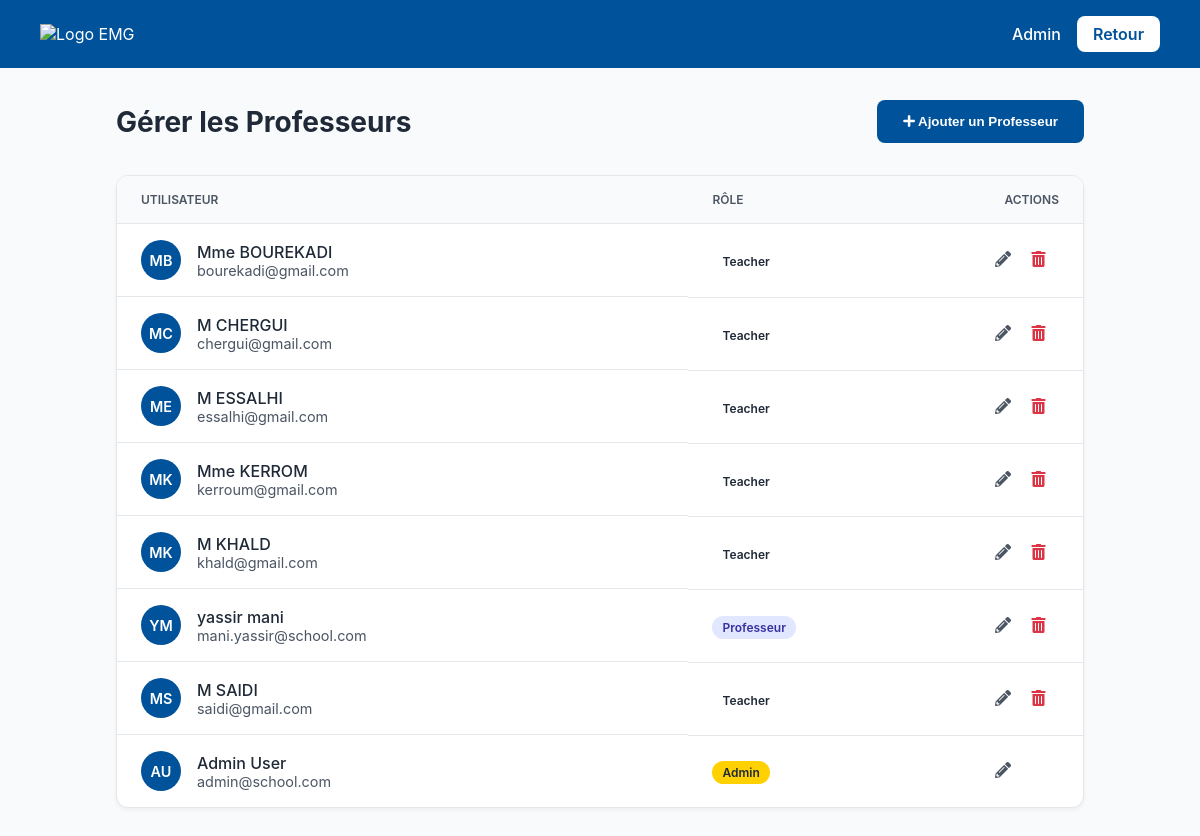
/manage_teachers.php (signed in), run on the app's committed database.
### tables this page shows
CREATE TABLE `teachers` (
  `teacher_id` int(11) NOT NULL,
  `first_name` varchar(100) NOT NULL,
  `last_name` varchar(100) NOT NULL,
  `email` varchar(255) NOT NULL,
  `password` varchar(255) NOT NULL,
  `role` varchar(50) NOT NULL DEFAULT 'teacher'
);

### manage_teachers.php (the view, shortened to what this page needs)
<?php
include 'db_connect.php';
$teachers_result = mysqli_query($conn, "SELECT teacher_id, first_name, last_name, email, role FROM teachers ORDER BY last_name, first_name");
?>
<!DOCTYPE html>
<html lang="fr">
<head>
    <link rel="stylesheet" href="https://cdnjs.cloudflare.com/ajax/libs/font-awesome/5.15.4/css/all.min.css">
</head>
<body>
    <header class="emg-header">
        <div class="logo"><img src="assets/logo-emg.png" alt="Logo EMG"></div>
        <div class="user-info">
            <span><?php echo htmlspecialchars($_SESSION['teacher_name']); ?></span>
            <a href="dashboard.php" class="btn-logout">Retour</a>
        </div>
    </header>
    <main class="page-container">
        <div class="page-header">
            <h1>Gérer les Professeurs</h1>
            <button id="open-add-modal-btn" class="btn btn-primary"><i class="fas fa-plus"></i> Ajouter un Professeur</button>
        </div>
        <div class="table-container">
            <table class="data-table">
                <thead><tr><th>Utilisateur</th><th>Rôle</th><th style="width: 120px; text-align: right;">Actions</th></tr></thead>
                <tbody>
                    <?php while($teacher = mysqli_fetch_assoc($teachers_result)): ?>
                    <?php
                        $firstNameInitial = !empty($teacher['first_name']) ? mb_substr($teacher['first_name'], 0, 1) : '';
                        $lastNameInitial = !empty($teacher['last_name']) ? mb_substr($teacher['last_name'], 0, 1) : '';
                        $initials = $firstNameInitial . $lastNameInitial;
                    ?>
                    <tr>
                        <td class="user-cell">
                            <div class="avatar"><?php echo htmlspecialchars(strtoupper($initials)); ?></div>
                            <div class="user-details">
                                <span class="user-name"><?php echo htmlspecialchars($teacher['first_name'] . ' ' . $teacher['last_name']); ?></span>
                                <span class="user-email"><?php echo htmlspecialchars($teacher['email']); ?></span>
                            </div>
                        </td>
                        <td><span class="role-badge role-<?php echo htmlspecialchars($teacher['role']); ?>"><?php echo htmlspecialchars($teacher['role']); ?></span></td>
                        <td class="actions-cell">
                            <button class="btn-icon edit-teacher-btn" title="Modifier"
                                    data-id="<?php echo $teacher['teacher_id']; ?>"
                                    data-first_name="<?php echo htmlspecialchars($teacher['first_name'], ENT_QUOTES); ?>"
                                    data-last_name="<?php echo htmlspecialchars($teacher['last_name'], ENT_QUOTES); ?>"
                                    data-email="<?php echo htmlspecialchars($teacher['email'], ENT_QUOTES); ?>"
                                    data-role="<?php echo $teacher['role']; ?>">
                                <i class="fas fa-pencil-alt"></i>
                            </button>
                            <?php if ($teacher['teacher_id'] != 1):  ?>
                            <a href="delete.php?type=teacher&id=<?php echo $teacher['teacher_id']; ?>" class="btn-icon btn-danger" title="Supprimer" onclick="return confirm('Êtes-vous sûr de vouloir supprimer cet utilisateur ?')">
                                <i class="fas fa-trash-alt"></i>
                            </a>
                            <?php endif; ?>
                        </td>
                    </tr>
                    <?php endwhile; ?>
                </tbody>
            </table>
        </div>
    </main>
</body>
</html>

### manage_teachers.php (style rules this page uses)
:root { --emg-blue: #00529b; --emg-yellow: #ffd100; --danger-color: #dc3545; --text-light: #ffffff; --background-light: #f8fafc; --border-color: #e5e7eb; --text-dark: #1f2937; --text-medium: #4b5563; }
* { box-sizing: border-box; margin: 0; padding: 0; }
body { font-family: -apple-system, BlinkMacSystemFont, "Segoe UI", Roboto, Helvetica, Arial, sans-serif; background-color: var(--background-light); color: var(--text-dark); }
.emg-header { display: flex; justify-content: space-between; align-items: center; padding: 16px 40px; background-color: var(--emg-blue); color: var(--text-light); }
.emg-header .logo img { height: 40px; }
.user-info { display: flex; align-items: center; gap: 16px; }
.user-info span { font-weight: 500; }
.btn-logout { display: inline-block; padding: 8px 16px; background-color: var(--text-light); color: var(--emg-blue); text-decoration: none; border-radius: 8px; font-weight: 600; transition: background-color 0.2s, color 0.2s; }
.page-container { max-width: 1000px; margin: 2rem auto; padding: 0 1rem; }
.page-header { display: flex; justify-content: space-between; align-items: center; margin-bottom: 2rem; }
.page-header h1 { font-size: 28px; font-weight: 700; }
.btn { padding: 0.75rem 1.5rem; border-radius: 8px; text-decoration: none; font-weight: 600; border: 2px solid transparent; transition: all 0.2s; cursor: pointer; }
.btn-primary { background-color: var(--emg-blue); color: var(--text-light); }
.table-container { background-color: #fff; border-radius: 12px; border: 1px solid var(--border-color); box-shadow: 0 2px 4px rgba(0,0,0,0.05); overflow: hidden; }
.data-table { width: 100%; border-collapse: collapse; }
.data-table th, .data-table td { padding: 1rem 1.5rem; text-align: left; border-bottom: 1px solid var(--border-color); }
.data-table thead th { background-color: #f9fafb; font-weight: 600; font-size: 12px; text-transform: uppercase; color: var(--text-medium); }
.data-table tbody tr:last-child td { border-bottom: none; }
.user-cell { display: flex; align-items: center; gap: 1rem; }
.avatar { width: 40px; height: 40px; border-radius: 50%; background-color: var(--emg-blue); color: var(--text-light); display: flex; align-items: center; justify-content: center; font-weight: 600; font-size: 0.9rem; }
.user-details { display: flex; flex-direction: column; }
.user-name { font-weight: 500; }
.user-email { font-size: 0.9rem; color: var(--text-medium); }
.role-badge { padding: 4px 10px; border-radius: 16px; font-size: 12px; font-weight: 600; text-transform: capitalize; }
.role-admin { background-color: var(--emg-yellow); color: var(--text-dark); }
.role-professeur { background-color: #e0e7ff; color: #3730a3; }
.actions-cell { text-align: right; }
.btn-icon { background: none; border: none; cursor: pointer; color: var(--text-medium); padding: 0.5rem; border-radius: 50%; font-size: 1rem; }
.btn-danger { color: var(--danger-color); }

### data on the page
teachers: initials "MB", first_name+last_name "Mme BOUREKADI", email "bourekadi@gmail.com", role "Teacher"
teachers: initials "MC", first_name+last_name "M CHERGUI", email "chergui@gmail.com", role "Teacher"
teachers: initials "ME", first_name+last_name "M ESSALHI", email "essalhi@gmail.com", role "Teacher"
teachers: initials "MK", first_name+last_name "Mme KERROM", email "kerroum@gmail.com", role "Teacher"
teachers: initials "MK", first_name+last_name "M KHALD", email "khald@gmail.com", role "Teacher"
teachers: initials "YM", first_name+last_name "yassir mani", email "mani.yassir@school.com", role "Professeur"
teachers: initials "MS", first_name+last_name "M SAIDI", email "saidi@gmail.com", role "Teacher"
teachers: initials "AU", first_name+last_name "Admin User", email "admin@school.com", role "Admin"

### other printed values
$_SESSION['teacher_name'] "Admin"
